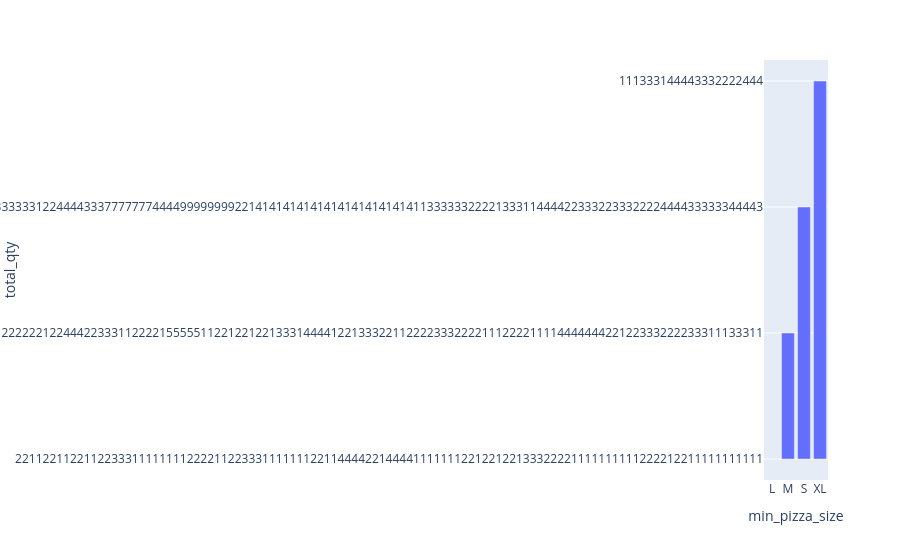

Notebook source saved alongside this figure:
### Code cell
px.bar(pizza_size,x='min_pizza_size',y='total_qty')
